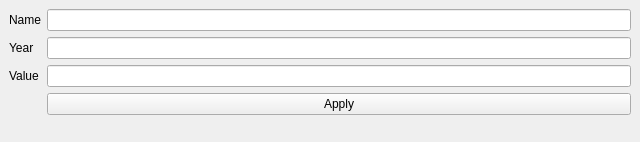
<?xml version="1.0" encoding="UTF-8"?>
<ui version="4.0">
 <class>addItemWindow</class>
 <widget class="QMainWindow" name="addItemWindow">
  <property name="geometry">
   <rect>
    <x>0</x>
    <y>0</y>
    <width>640</width>
    <height>142</height>
   </rect>
  </property>
  <property name="windowTitle">
   <string>Add Item</string>
  </property>
  <widget class="QWidget" name="centralwidget">
   <layout class="QFormLayout" name="formLayout">
    <item row="0" column="0">
     <widget class="QLabel" name="nameLabel">
      <property name="text">
       <string>Name</string>
      </property>
     </widget>
    </item>
    <item row="0" column="1">
     <widget class="QLineEdit" name="nameInput"/>
    </item>
    <item row="1" column="0">
     <widget class="QLabel" name="yearLabel">
      <property name="text">
       <string>Year</string>
      </property>
     </widget>
    </item>
    <item row="1" column="1">
     <widget class="QLineEdit" name="yearInput"/>
    </item>
    <item row="3" column="1">
     <widget class="QPushButton" name="applyButton">
      <property name="text">
       <string>Apply</string>
      </property>
     </widget>
    </item>
    <item row="2" column="1">
     <widget class="QLineEdit" name="valueInput"/>
    </item>
    <item row="2" column="0">
     <widget class="QLabel" name="valueLabel">
      <property name="text">
       <string>Value</string>
      </property>
     </widget>
    </item>
   </layout>
  </widget>
 </widget>
 <resources/>
 <connections/>
</ui>
